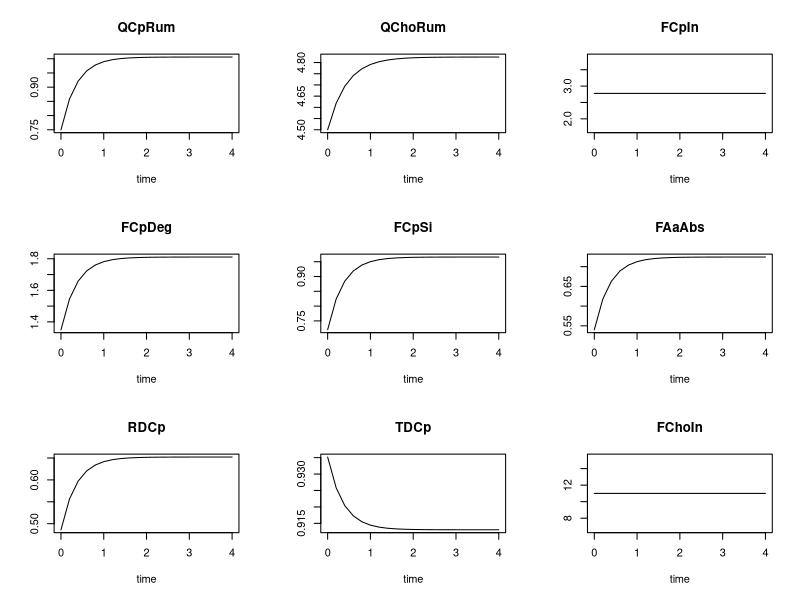
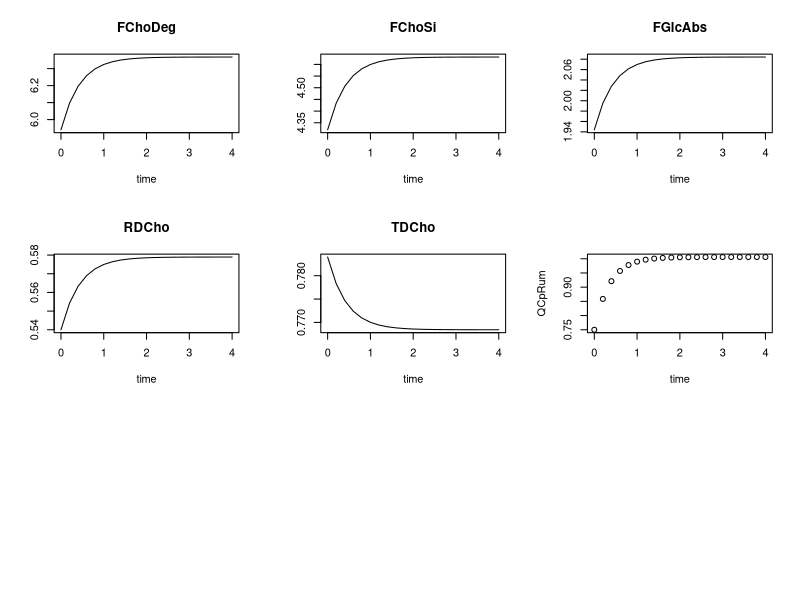

R code for these plots, in order:
############################################################################
#Example Rumen Passage and SI Digestion Model for NANP Modeling Workshop
#This model contains CP and NDF pools. 
#Written by Mark D. Hanigan, Virginia Tech
#############################################################################

#Abbreviations: F = flux, Q = pool size, dQ = differential of Q with respect to time, 
#	C = concentration, K = mass action rate constant, Rum = rumen, SI = small intestine, 
#	Fec = fecal output, RD = ruminally degraded, TD = total tract digested, Abs = absorbed, 
#	In = input, Fa,b = the flux from pool a to pool b
#
#Time is in days, mass in kg, and fluxes in kg/d

require(deSolve);			#Load the deSolve package)

#A list of times to output predictions 
t <- seq(0, 4, by = 0.2)

#Gut model - Rum plus SI
Gut <- function(t, parameters) { 

	#Derivative section
	derivs <- function(t, state, parameters) {
	   with(as.list(c(state, parameters)), {

		#Rumen Fluxes
		FCpIn <- fDMI * cCp
		FCpDeg <- QCpRum * KdCp
		FCpSi <- QCpRum * Kp

		FChoIn <- fDMI * cCho
		FChoDeg <- QChoRum * KdCho
		FChoSi <- QChoRum * Kp


		#Rumen Differentials
		dQCpRum <- FCpIn - FCpDeg - FCpSi
		dQChoRum <- FChoIn - FChoDeg - FChoSi

		#IntestInal Fluxes
		FAaAbs <- FCpSi * KCpAbs
		FCpFec <- FCpSi - FAaAbs 

		FGlcAbs <- FChoSi * KChoAbs
		FChoFec <- FChoSi - FGlcAbs 

		#Digestibility Calculations
		RDCp <- FCpDeg/FCpIn			#Ruminal
		RDCho <- FChoDeg/FChoIn

		TDCp <- (FCpIn - FCpFec) / FCpIn		#Total Tract
		TDCho <- (FChoIn - FChoFec) / FChoIn

		return(list(c(dQCpRum,dQChoRum),FCpIn=FCpIn,FCpDeg=FCpDeg,FCpSi=FCpSi,
			FAaAbs=FAaAbs,RDCp=RDCp,TDCp=TDCp,FChoIn=FChoIn,FChoDeg=FChoDeg,
			FChoSi=FChoSi,FGlcAbs=FGlcAbs,RDCho=RDCho,TDCho=TDCho))
	   })
	}
	state <- c(QCpRum=.120 * 6.25, QChoRum=4.5) #Observed rumInal particulate pool sizes 
	return(ode(y=state, times=t, func=derivs, parms=parameters, method="rk4"))
}	#End of the Gut model function

#Model Inputs
parameters <- c(fDMI = 22,		#kg DM/d
     cCp = 0.196*0.644,	#kg insoluble CP/kg DM
     cCho = 0.50,
     KdCp = 7.5/100*24,	#fractional rates of degradation per day
     KdCho = 5.5/100*24,
     Kp = 4.0/100*24,	#fractional rate of passage per day
     KCpAbs = 0.75,		#Intestinal digestibilities
     KChoAbs = 0.45)


out <- Gut(t, parameters);		#Call the model passing time and pars vectors
 					#Model output is collected in the out matrix
summary(out);			#Summarize output
plot(out)

plot(out[,1:2])


parameters['Kp'] <- 6.0/100*24	#update Kp in the pars vector
out2 <- Gut(t, parameters)		   #Call the model passing time and pars vectors

last_time <- length(out[,1])
rbind(out[last_time,], out2[last_time,])
